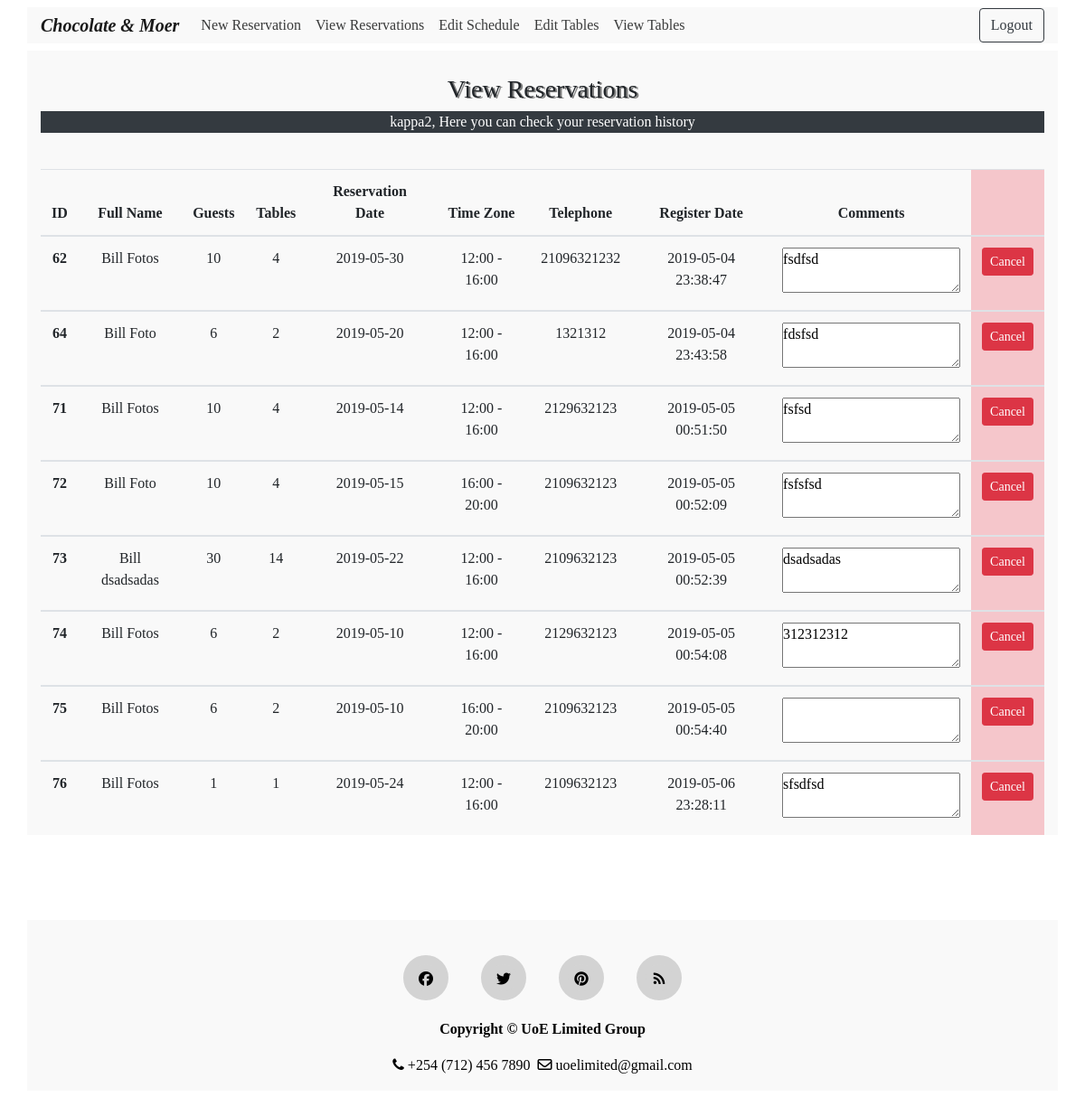
Screenshot of /view_reservations.php (signed in) with the database file from the repository.
### tables this page shows
CREATE TABLE IF NOT EXISTS `reservation` (
  `reserv_id` int(11) NOT NULL AUTO_INCREMENT,
  `f_name` text NOT NULL,
  `l_name` text NOT NULL,
  `num_guests` int(11) NOT NULL,
  `num_tables` int(11) NOT NULL,
  `rdate` date NOT NULL,
  `time_zone` text NOT NULL,
  `telephone` text NOT NULL,
  `comment` mediumtext NOT NULL,
  `reg_date` timestamp NOT NULL DEFAULT current_timestamp(),
  `user_fk` int(11) NOT NULL,
  PRIMARY KEY (`reserv_id`),
  KEY `users_fk` (`user_fk`)
);

### includes/view.reservation.inc.php (the view, shortened to what this page needs)
<?php
if(isset($_SESSION['user_id'])){
    require 'includes/dbh.inc.php';
    $user = $_SESSION['user_id'];
    $role = $_SESSION['role'];
    if($role==1){
    $sql = "SELECT * FROM reservation WHERE user_fk = $user";
    $result = $conn->query($sql);
    if ($result->num_rows > 0) {
        echo
        '
            <table class="table table-hover table-responsive-sm text-center">
                <thead>
                    <tr>
                        <th scope="col">Full Name</th>
                        <th scope="col">Guests</th>
                        <th scope="col">Reservation Date</th>
                        <th scope="col">Time Zone</th>
                        <th scope="col">Telephone</th>
                        <th scope="col">Register Date</th>
                        <th scope="col">Comments</th>
                        <th class="table-danger" scope="col"></th>
                    </tr>
                </thead> ';
        while($row = $result->fetch_assoc()) {
        echo"
                <tbody>
                    <tr>
                    <form action='includes/delete.php' method='POST'>
                    <input name='reserv_id' type='hidden' value=".$row["reserv_id"].">
                      <th scope='row'>".$row["f_name"]." ".$row["l_name"]."</th>
                      <td>".$row["num_guests"]."</td>
                      <td>".$row["rdate"]."</td>
                      <td>".$row["time_zone"]."</td>
                      <td>".$row["telephone"]."</td>
                      <td>".$row["reg_date"]."</td>
                      <td><textarea readonly>".$row["comment"]."</textarea></td>
                      <td class='table-danger'><button type='submit' name='delete-submit' class='btn btn-danger btn-sm'>Cancel</button></td>
                          </form>
                    </tr>
              </tbody>";
        }
        echo "</table>";
    }
    else {    echo "<p class='text-white text-center bg-danger'>Your reservation list is empty!<p>"; }
    }
    else if($role==2){
    $sql = "SELECT * FROM reservation";
    $result = $conn->query($sql);
    if ($result->num_rows > 0) {
        echo
        '
            <table class="table table-hover table-responsive-sm text-center">
                <thead>
                    <tr>
                        <th scope="col">ID</th>
                        <th scope="col">Full Name</th>
                        <th scope="col">Guests</th>
                        <th scope="col">Tables</th>
                        <th scope="col">Reservation Date</th>
                        <th scope="col">Time Zone</th>
                        <th scope="col">Telephone</th>
                        <th scope="col">Register Date</th>
                        <th scope="col">Comments</th>
                        <th class="table-danger" scope="col"></th>
                    </tr>
                </thead> ';
        while($row = $result->fetch_assoc()) {
        echo"
                <tbody>
                    <tr>
                    <form action='includes/delete.php' method='POST'>
                      <input name='reserv_id' type='hidden' value=".$row["reserv_id"].">
                      <th scope='row'>".$row["reserv_id"]."</th>
                      <td>".$row["f_name"]." ".$row["l_name"]."</td>
                      <td>".$row["num_guests"]."</td>
                      <td>".$row["num_tables"]."</td>
                      <td>".$row["rdate"]."</td>
                      <td>".$row["time_zone"]."</td>
                      <td>".$row["telephone"]."</td>
                      <td>".$row["reg_date"]."</td>
                      <td><textarea readonly>".$row["comment"]."</textarea></td>
                      <td class='table-danger'><button type='submit' name='delete-submit' class='btn btn-danger btn-sm'>Cancel</button></td>
                          </form>
                    </tr>
              </tbody>";
        }
        echo "</table>";
    }
    else {    echo "<p class='text-white text-center bg-danger'>Your reservation list is empty!<p>"; }
    }
}

### header.php (shortened to what this page needs)
<!DOCTYPE html>
<html lang="en">
<head>
  <link href="css/style.css" rel="stylesheet" type="text/css">
  <link href="css/font-awesome.min.css" rel="stylesheet">
  <link rel="stylesheet" href="https://stackpath.bootstrapcdn.com/bootstrap/4.1.0/css/bootstrap.min.css">
  <link rel="stylesheet" href="https://cdnjs.cloudflare.com/ajax/libs/font-awesome/4.7.0/css/font-awesome.min.css">
</head>
<body>
<nav class="navbar navbar-expand-md navbar-light fixed-top">
        <div class="container">
            <a class="navbar-brand" href="index.php">
		<strong><em>Chocolate & Moer</em></strong>
            </a>
            <div class="collapse navbar-collapse" id="navi">
                <ul class="navbar-nav mr-auto">
                    <?php
                    if(isset($_SESSION['user_id'])){ echo'
                    <li class="nav-item">
                        <a class="nav-link" href="reservation.php" >New Reservation</a>
                    </li>
                    <li class="nav-item">
                        <a class="nav-link" href="view_reservations.php" >View Reservations</a>
                    </li>';
                    if($_SESSION['role']==2) {
                    echo'
                    <li class="nav-item">
                        <a class="nav-link" href="schedule.php" >Edit Schedule</a>
                    </li>
                    <li class="nav-item">
                        <a class="nav-link" href="tables.php" >Edit Tables</a>
                    </li>
                    <li class="nav-item">
                        <a class="nav-link" href="view_tables.php" >View Tables</a>
                    </li>';
                    }
                    }
                    else { echo'
                    <li class="nav-item">
	                 <a class="nav-link" href="#aboutus">About Us</a>
	             </li>
	            <li class="nav-item">
	                <a class="nav-link" href="#gallery">Gallery</a>
	            </li>
                    <li class="nav-item">
                        <a class="nav-link" href="#reservation">Reservation</a>
                    </li>
                    <li class="nav-item">
                        <a class="nav-link" href="#footer">Find Us</a>
                    </li>
                    '; }
                    ?>
                </ul>
                    <?php
                    if(isset($_SESSION['user_id'])){
                    echo '
                    <form class="navbar-form navbar-right" action="includes/logout.inc.php" method="post">
                    <button type="submit" name="logout-submit" class="btn btn-outline-dark">Logout</button>
                    </form>';
                    }
                    else{
                    echo '
                    <div>
                    <ul class="navbar-nav ml-auto">
			<li><a class="nav-link fa fa-sign-in" data-toggle="modal" data-target="#myModal_reg">&nbsp;Sing Up</a></li>
			<li><a class="nav-link fa fa-user-plus" data-toggle="modal" data-target="#myModal_login">&nbsp;Login</a></li>
                    </ul>
                    </div>
                    ';}
                    ?>
            </div>
        </div>
</nav>

### view_reservations.php (shortened to what this page needs)
<?php
require "header.php";
?>
<br><br>
<div class="container">
<h3 class="text-center"><br>View Reservations<br></h3>
<?php
    if(isset($_SESSION['user_id'])){
        echo '<p class="text-white bg-dark text-center">'. $_SESSION['username'] .', Here you can check your reservation history</p><br>';
    require 'includes/view.reservation.inc.php';
 }
    else {
        echo '	<p class="text-center text-danger"><br>You are currently not logged in!<br></p>
       <p class="text-center">In order to make a reservation you have to create an account!<br><br><p>';
    }
?>
</div>
<br><br>
<?php
require "footer.php";
?>

### footer.php
<footer class="footer" id="footer">
 <div class="container"><br>
  <div class="row">
    <div class="col-sm-12 text-center">
      <div class="social-icon">
        <a href="index.php"><i class="fa fa-facebook"></i></a>
        <a href="index.php"><i class="fa fa-twitter"></i></a>
        <a href="index.php"><i class="fa fa-pinterest"></i></a>
        <a href="index.php"><i class="fa fa-rss"></i></a>
      </div>
      <div class="copyright">
        <p class="white"> <b>Copyright &copy; UoE Limited Group</b></p>
        <p><i class="fa fa-phone"></i> +254 (712) 456 7890 &nbsp;<i class="fa fa-envelope-o"></i> uoelimited@gmail.com</p>
      </div>
    </div>
  </div>
 </div>
</footer>
</body>
</html>

### css/style.css (style rules this page uses)
* { margin:0; padding:0; font-family: "Times New Roman", Times, serif; }
body { overflow-y: scroll; overflow-x: hidden; }
h3 { text-shadow: 2px 1px grey; }
.navbar { background-color:white; }
.navbar-brand { font-family: "Brush Script MT", "Brush Script Std", cursive; }
.navbar .navbar-nav .nav-item a { color:#3A3B3B; }
.row { margin: 15px; }
.nav-link { cursor:pointer; }
.footer { padding-top:30px; padding-bottom:30px; color:black; }
.social-icon a { margin:0 16px 20px 16px; display:inline-block; }
.social-icon .fa { color:black; width:50px; height:50px; border-radius:50%; background:lightgray; line-height: 2; transition: .3s; border:10px solid lightgray; }

### header.php (style rules this page uses)
.container { background: #f9f9f9; }

### rows the page displays
reservation: reserv_id "62", f_name "Bill", l_name "Fotos", num_guests "10", num_tables "4", rdate "2019-05-30", time_zone "12:00 - 16:00", telephone "21096321232", reg_date "2019-05-04 23:38:47", comment "fsdfsd"
reservation: reserv_id "64", f_name "Bill", l_name "Foto", num_guests "6", num_tables "2", rdate "2019-05-20", time_zone "12:00 - 16:00", telephone "1321312", reg_date "2019-05-04 23:43:58", comment "fdsfsd"
reservation: reserv_id "71", f_name "Bill", l_name "Fotos", num_guests "10", num_tables "4", rdate "2019-05-14", time_zone "12:00 - 16:00", telephone "2129632123", reg_date "2019-05-05 00:51:50", comment "fsfsd"
reservation: reserv_id "72", f_name "Bill", l_name "Foto", num_guests "10", num_tables "4", rdate "2019-05-15", time_zone "16:00 - 20:00", telephone "2109632123", reg_date "2019-05-05 00:52:09", comment "fsfsfsd"
reservation: reserv_id "73", f_name "Bill", l_name "dsadsadas", num_guests "30", num_tables "14", rdate "2019-05-22", time_zone "12:00 - 16:00", telephone "2109632123", reg_date "2019-05-05 00:52:39", comment "dsadsadas"
reservation: reserv_id "74", f_name "Bill", l_name "Fotos", num_guests "6", num_tables "2", rdate "2019-05-10", time_zone "12:00 - 16:00", telephone "2129632123", reg_date "2019-05-05 00:54:08", comment "312312312"
reservation: reserv_id "75", f_name "Bill", l_name "Fotos", num_guests "6", num_tables "2", rdate "2019-05-10", time_zone "16:00 - 20:00", telephone "2109632123", reg_date "2019-05-05 00:54:40"
reservation: reserv_id "76", f_name "Bill", l_name "Fotos", num_guests "1", num_tables "1", rdate "2019-05-24", time_zone "12:00 - 16:00", telephone "2109632123", reg_date "2019-05-06 23:28:11", comment "sfsdfsd"

### other values shown
$_SESSION['username'] "kappa2"
